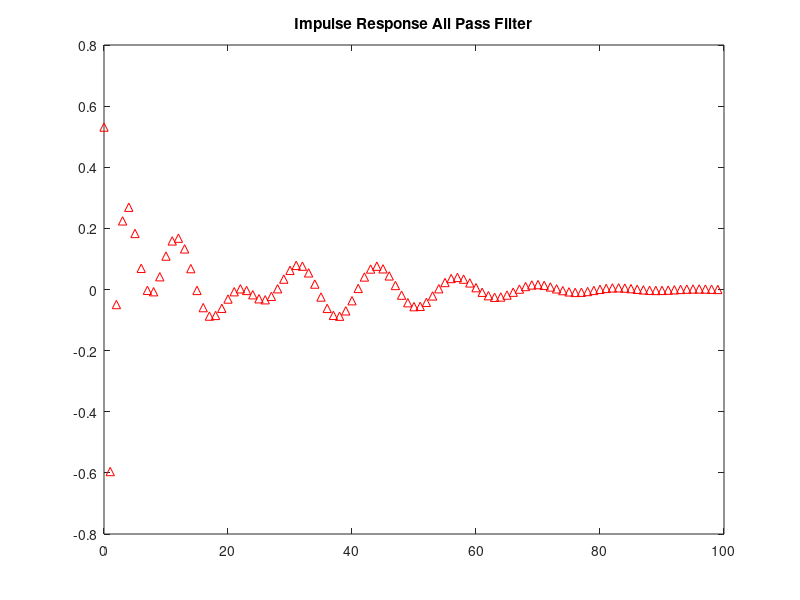
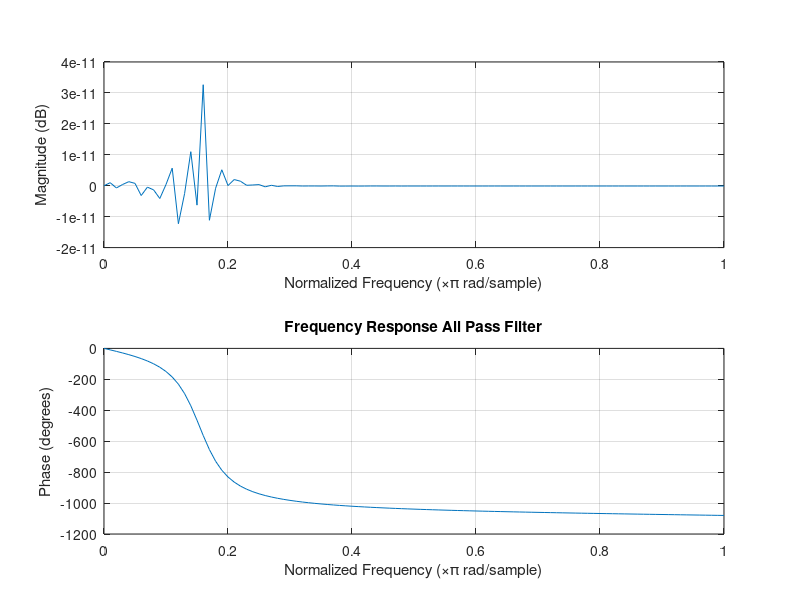
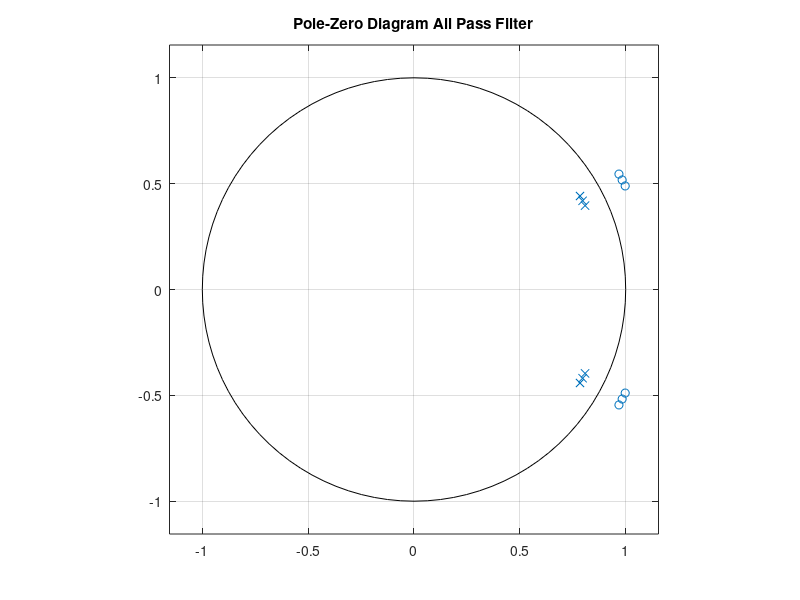

MATLAB code for these plots, in order: (Note: this script raises an error after producing the figures.)
%Michael Bentivegna, Simon Yoon, Joya Debi
%ECE310 DSP : Testing "Folk Theorem"

clear;
clc;
close all;

%This project attempts to display the "folk theorem" phenomenon that states
%that phase distortion does not affect how we hear the sound being
%altered. In this exercise of digital signal processing and psychoacoustics, 
%we applied digital filtering to speech via an all-pass filter to illustrate 
%the variations in its perception. To reproduce this effect, we utilized
%implementations of discrete time filters (dfilt) and its structures to realize
%design variants of the all-pass filters. 

%% Set-up
load ('projIA.mat'); 
sound(speech, fs);
n = 100;
n2 = 5000;

%% Part A
figure(1);
impz(b,a,n);
title("Impulse Response All Pass Filter")

figure(2);
freqz(b, a, n);
title("Frequency Response All Pass Filter")

figure(3);
grpdelay(b, a, n);
title("Group Delay All Pass Filter")

%% Part B

zplane(b,a);
title("Pole-Zero Diagram All Pass Filter")
%pause(10); %Stops this graph from printing in between the filter visualization tool
%% Part C
y = filter(b,a,speech);
sound(y, fs)

%There is no visible audio distortion
%% Part D & E

%Direct Form I
df = dfilt.df1(b,a);
z1 = repelem(df, 50);
directFormI = dfilt.cascade(z1); 

impz(directFormI, n2);
title("Direct Form I Impulse Response")

freqz(directFormI, n2);
title("Direct Form I Frequency Response")

grpdelay(directFormI, n2);
title("Direct Form I Group Delay")

zplane(directFormI, n2);
title("Direct Form I Pole Zero Plot")

dfIfilt = filter(directFormI, speech);
soundsc(dfIfilt, fs);

%% Direct Form I SOS

dfIsos = sos(df);
z2 = repelem(dfIsos, 50);
directFormISOS = dfilt.cascade(z2); 

impz(directFormISOS, n2);
title("Direct Form I SOS Impulse Response")

freqz(directFormISOS, n2);
title("Direct Form I SOS Frequency Response")

grpdelay(directFormISOS, n2);
title("Direct Form I SOS Group Delay")

zplane(directFormISOS, n2);
title("Direct Form I SOS Pole Zero Plot")

dfIsosfilt = filter(directFormISOS, speech);
soundsc(dfIsosfilt, fs);

%% Direct Form II
df2 = dfilt.df2(b,a);
z3 = repelem(df2, 50);
directFormII = dfilt.cascade(z3); 

impz(directFormII, n2);
title("Direct Form II Impulse Response")

freqz(directFormII, n2);
title("Direct Form II Frequency Response")

grpdelay(directFormII, n2);
title("Direct Form II Group Delay")

zplane(directFormI, n2);
title("Direct Form II Pole Zero Plot")

dfIIfilt = filter(directFormII, speech);
soundsc(dfIIfilt, fs);

%% Direct Form II SOS 
df2sos = sos(df2);
z4 = repelem(df2sos, 50);
directFormIISOS = dfilt.cascade(z4); 

impz(directFormIISOS, n2);
title("Direct Form II SOS Impulse Response")

freqz(directFormIISOS, n2);
title("Direct Form II SOS Frequency Response")

grpdelay(directFormIISOS, n2);
title("Direct Form II SOS Group Delay")

zplane(directFormIISOS, n2);
title("Direct Form II SOS Pole Zero Plot")

df2filtsos = filter(directFormIISOS, speech);
soundsc(df2filtsos, fs);

%% Direct Form II Transposed SOS 
df2T = dfilt.df2t(b,a);
df2sosT = sos(df2T);
z5 = repelem(df2sosT, 50);
directFormIIsosT = dfilt.cascade(z5); 

impz(directFormIIsosT, n2);
title("Direct Form II Transposed SOS Impulse Response")

freqz(directFormIIsosT, n2);
title("Direct Form II Transposed SOS Frequency Response")

grpdelay(directFormIIsosT, n2);
title("Direct Form II Transposed SOS Group Delay")

zplane(directFormIIsosT, n2);
title("Direct Form II Transposed SOS Pole Zero Plot")

df2filtsosT = filter(directFormIIsosT, speech);
soundsc(df2filtsosT, fs);

%% Explanation for the Sounds

% For all filters where N = 50, the audio was distorted. Thus, the "folk
% theorem" is proven to be false.  The reason for this distortion is most likely
% due to the group delay of the system.  When N = 50 the group delay was
% approximately 50 times higher than when N = 1 for certain frequencies.
% Although N = 1 also had some group delay, it was likely not
% significant enough to hear it.
